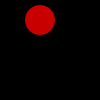
Frame 1 (no input)
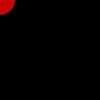
Frame 60 (the mouse pressed at the canvas centre just before this capture)
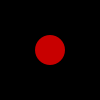
Frame 120 (the mouse held since frame 60 and released just before this capture)

The Processing sketch that drew these frames (run headless with seeded random() and noise(); from frame 60 on, the mouse is pressed at the canvas centre):

// Processing sketch: lab04b_exercise_01
// ── lab04b_exercise_01.pde
Spot sp;

void setup()
{
  size (100, 100);
  noStroke();
  
  //constructor (float, float, float) test
  sp = new Spot(-1, -1, 30);
  println("The value of xCoord is : "+ sp.getXCoord());
  println("The value of yCoord is : "+ sp.getYCoord());

  //grayscale constructor test
  sp = new Spot(101, 101, 30, 200);
  println("After grayscale constructor, the value of xCoord is " + sp.getXCoord());
  println("After grayscale constructor, the value of YCoord is " + sp.getYCoord());
  sp.setXCoord(-1);    // changing the value of the diameter
  println("After setter, the value of the xCoord is " + sp.getXCoord());

  //rgb constructor test
  sp = new Spot(40, 20, 30, 200, 0, 0);
  println("After rgb constructor, the value of xCoord is " + sp.getXCoord());
  println("After rgb constructor, the value of YCoord is " + sp.getYCoord());
  sp.setYCoord(101);    // changing the value of the diameter
  println("After setter, the value of the yCoord is " + sp.getYCoord());

}

void draw()
{
  background(0);
  sp.display();
  sp.move(mouseX,  mouseY);
}
// ── Spot.pde
class Spot {

  private float xCoord, yCoord;
  private float diameter;
  private int red, green, blue, gray;

  //------------------//
  //   constructors   //
  //------------------//

  Spot()
  {
  }

  Spot(float xCoord, float yCoord, float diameter)
  {
    if ((xCoord >= 0 ) && (xCoord <= 100))
       this.xCoord = xCoord;
    else
       this.xCoord = 50;
       
    if ((yCoord >= 0 ) && (yCoord <= 100))
       this.yCoord = yCoord;
    else
       this.yCoord = 50;
    
    if ((diameter >= 20) && (diameter <= 50)) {
      this.diameter = diameter;
    } else {
      this.diameter = 20;
    }
  }

  Spot(float xCoord, float yCoord, float diameter, int gray)
  {
    if ((xCoord >= 0 ) && (xCoord <= 100))
       this.xCoord = xCoord;
    else
       this.xCoord = 50;
       
    if ((yCoord >= 0 ) && (yCoord <= 100))
       this.yCoord = yCoord;
    else
       this.yCoord = 50;

    if ((diameter >= 20) && (diameter <= 50)) {
      this.diameter = diameter;
    } else {
      this.diameter = 20;
    }
    colour(gray);
  }

  Spot(float xCoord, float yCoord, float diameter, int red, int green, int blue)
  {
    if ((xCoord >= 0 ) && (xCoord <= 100))
       this.xCoord = xCoord;
    else
       this.xCoord = 50;
       
    if ((yCoord >= 0 ) && (yCoord <= 100))
       this.yCoord = yCoord;
    else
       this.yCoord = 50;

    if ((diameter >= 20) && (diameter <= 50)) {
      this.diameter = diameter;
    } else {
      this.diameter = 20;
    }
    colour(red, green, blue);
  }

  //------------------//
  //     methods      //
  //------------------//

  void display()
  {
    ellipse(xCoord, yCoord, diameter, diameter);
  } 

  void colour(int red, int green, int blue)
  {
    this.red = red;
    this.green = green;
    this.blue = blue;
    fill (this.red, this.green, this.blue);
  }

  void colour(int gray) {
    this.gray = gray;
    fill (this.gray);
  }

  void move(float xCoord, float yCoord)
  {
    this.xCoord = xCoord;
    this.yCoord = yCoord;
  }

  //------------------//
  //     getters      //
  //------------------//
  public float getDiameter() {
    return diameter;
  }

  public float getXCoord() {
    return xCoord;
  }

  public float getYCoord() {
    return yCoord;
  }

  public int getRed() {
    return red;
  }

  public int getGreen() {
    return green;
  }

  public int getBlue() {
    return blue;
  }

  public int getGray() {
    return gray;
  }

  //------------------//
  //     setters      //
  //------------------//
  public void setDiameter(float diameter) {
   if ((diameter >= 20) && (diameter <= 50)) {
      this.diameter = diameter;
    }
  } 

  public void setXCoord(float xCoord) {
    if ((xCoord >= 0 ) && (xCoord <= 100))
       this.xCoord = xCoord;
  } 

  public void setYCoord(float yCoord) {
    if ((yCoord >= 0 ) && (yCoord <= 100))
       this.yCoord = yCoord;
  } 

  public void setRed(int red) {
    this.red = red;
  } 

  public void setGreen(int green) {
    this.green = green;
  } 

  public void setBlue(int blue) {
    this.blue = blue;
  }

  public void setGray(int gray) {
    this.gray = gray;
  }
}
